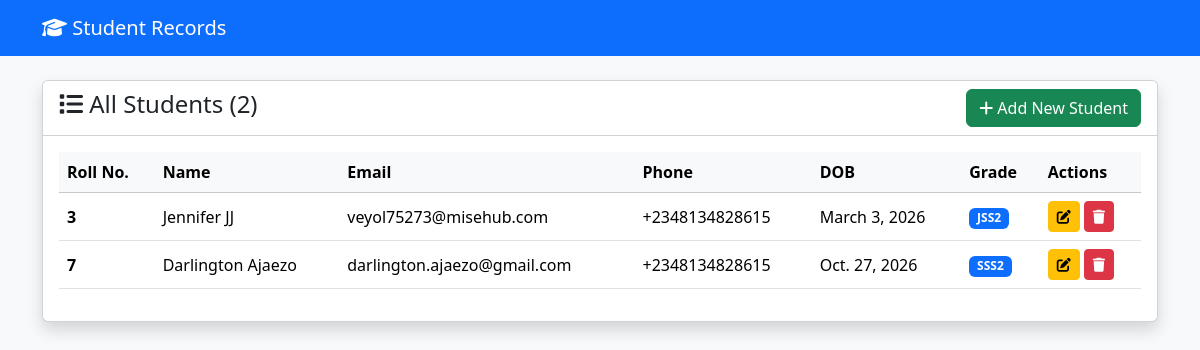
The page / on the database its author committed.
### students/models.py (models this page shows, shortened)
class Student(models.Model):
    first_name = models.CharField(max_length=100)
    last_name = models.CharField(max_length=100)
    roll_number = models.PositiveIntegerField(unique=True)
    email = models.EmailField(unique=True)
    phone = models.CharField(max_length=15, blank=True, null=True)
    date_of_birth = models.DateField()
    grade = models.CharField(max_length=10, choices=[
        ('JSS1', 'JSS1'), ('JSS2', 'JSS2'), ('JSS3', 'JSS3'),
        ('SSS1', 'SSS1'), ('SSS2', 'SSS2'), ('SSS3', 'SSS3')
    ])
    address = models.TextField(blank=True)
    class Meta:
        ordering = ['roll_number']

### students/views.py (the view)
# urls.py: path('', StudentListView.as_view(), name='student_list'),
class StudentListView(ListView):
    model = Student
    template_name = 'students/student_list.html'
    context_object_name = 'students'
    ordering = ['roll_number']

### templates/students/student_list.html
{% extends 'base.html' %}
{% block content %}
<div class="card shadow">
    <div class="card-header bg-white d-flex justify-content-between align-items-center">
        <h4><i class="fas fa-list"></i> All Students ({{ students.count }})</h4>
        <a href="{% url 'student_create' %}" class="btn btn-success">
            <i class="fas fa-plus"></i> Add New Student
        </a>
    </div>
    <div class="card-body">
        <div class="table-responsive">
            <table class="table table-hover align-middle">
                <thead class="table-light">
                    <tr>
                        <th>Roll No.</th>
                        <th>Name</th>
                        <th>Email</th>
                        <th>Phone</th>
                        <th>DOB</th>
                        <th>Grade</th>
                        <th>Actions</th>
                    </tr>
                </thead>
                <tbody>
                    {% for student in students %}
                    <tr>
                        <td><strong>{{ student.roll_number }}</strong></td>
                        <td>{{ student.first_name }} {{ student.last_name }}</td>
                        <td>{{ student.email }}</td>
                        <td>{{ student.phone|default:"—" }}</td>
                        <td>{{ student.date_of_birth }}</td>
                        <td><span class="badge bg-primary">{{ student.grade }}</span></td>
                        <td>
                            <a href="{% url 'student_update' student.pk %}" class="btn btn-sm btn-warning">
                                <i class="fas fa-edit"></i>
                            </a>
                            <a href="{% url 'student_delete' student.pk %}" class="btn btn-sm btn-danger">
                                <i class="fas fa-trash"></i>
                            </a>
                        </td>
                    </tr>
                    {% empty %}
                    <tr><td colspan="7" class="text-center py-4">No students yet. Add one above!</td></tr>
                    {% endfor %}
                </tbody>
            </table>
        </div>
    </div>
</div>
{% endblock %}

### templates/base.html (shortened to what this page needs)
<!DOCTYPE html>
<html lang="en">
<head>
    <link href="https://cdn.jsdelivr.net/npm/bootstrap@5.3.3/dist/css/bootstrap.min.css" rel="stylesheet">
    <link href="https://cdnjs.cloudflare.com/ajax/libs/font-awesome/6.5.0/css/all.min.css" rel="stylesheet">
</head>
<body class="bg-light">
    <nav class="navbar navbar-expand-lg navbar-dark bg-primary">
        <div class="container">
            <a class="navbar-brand" href="{% url 'student_list' %}"><i class="fas fa-graduation-cap"></i> Student Records</a>
        </div>
    </nav>
    <div class="container mt-4">
        {% block content %}{% endblock %}
    </div>
</body>
</html>

### rows shown on the page
Student: roll_number "3", first_name "Jennifer", last_name "JJ", email "veyol75273@misehub.com", phone "+2348134828615", date_of_birth "March 3, 2026", grade "JSS2"
Student: roll_number "7", first_name "Darlington", last_name "Ajaezo", email "darlington.ajaezo@gmail.com", phone "+2348134828615", date_of_birth "Oct. 27, 2026", grade "SSS2"

### other values the page prints
{{ students.count }} "2"
